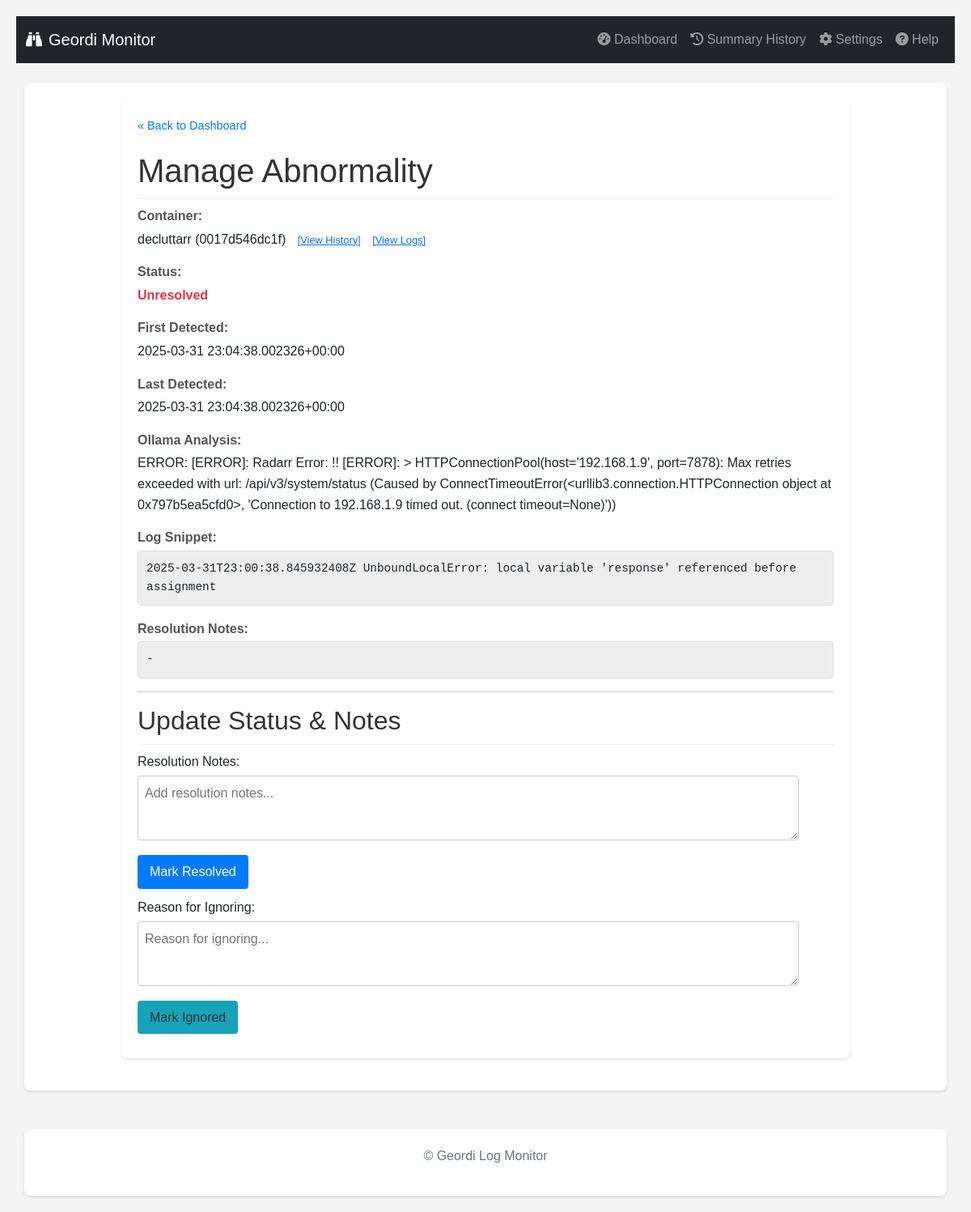
Page /manage/152 on the committed database.
### tables this page shows
CREATE TABLE abnormalities (
                id INTEGER PRIMARY KEY AUTOINCREMENT,
                container_name TEXT NOT NULL,
                container_id TEXT NOT NULL,
                log_snippet TEXT NOT NULL,
                ollama_analysis TEXT,
                first_detected_timestamp TEXT,
                last_detected_timestamp TEXT,
                status TEXT DEFAULT 'unresolved',
                resolution_notes TEXT,
                UNIQUE(container_id, log_snippet)
            );

### routes/ui_routes.py (the view, shortened to what this page needs)
@ui_bp.route('/manage/<int:abnormality_id>', methods=['GET', 'POST'])
def manage_abnormality(abnormality_id):
    abnormality = db.get_abnormality_by_id(abnormality_id)
    if not abnormality:
        flash(f'Abnormality ID {abnormality_id} not found.', 'error')
        return redirect(url_for('ui.index')) # Use blueprint prefix
    current_color_settings = {}
    try:
        with current_app.settings_lock:
             app_settings_local = getattr(current_app, 'app_settings', {})
             current_color_settings = {k: v for k, v in app_settings_local.items() if k.startswith('color_')}
        return render_template('manage.html', abnormality=abnormality, color_settings=current_color_settings)
    except AttributeError as e:
        logging.exception(f"Failed to access shared state via current_app attribute in manage route! Missing attribute: {e}")
        flash(f"Error: Application state attribute not found ({e}). Check logs.", "error")
        return redirect(url_for('ui.index'))
    except Exception as e:
        logging.exception(f"Unexpected error in manage route processing: {e}")
        flash(f"Error: An unexpected error occurred loading manage page ({e}). Check logs.", "error")
        return redirect(url_for('ui.index'))

### db.py (called while the page is built)
def _parse_iso_datetime(iso_string):
    if not iso_string: return None
    try:
        if 'Z' in iso_string:
             dt = datetime.datetime.fromisoformat(iso_string.replace('Z', '+00:00'))
        elif '+' in iso_string or '-' in iso_string[10:]: # Check for timezone offset
             dt = datetime.datetime.fromisoformat(iso_string)
        else:
             dt = datetime.datetime.fromisoformat(iso_string).replace(tzinfo=timezone.utc)
        return dt.astimezone(timezone.utc) # Ensure it's always UTC
    except (ValueError, TypeError) as e:
        logging.warning(f"Could not parse ISO timestamp '{iso_string}': {e}. Returning as string.")
        return iso_string

def get_db():
    try:
        os.makedirs(DATABASE_DIR, exist_ok=True)
    except OSError as e:
        logging.error(f"Could not create database directory {DATABASE_DIR}: {e}")
    conn = sqlite3.connect(DATABASE, detect_types=sqlite3.PARSE_DECLTYPES | sqlite3.PARSE_COLNAMES)
    conn.row_factory = sqlite3.Row
    return conn

def _row_to_dict_with_parsed_dates(row):
    if not row: return None
    item = dict(row)
    item['first_detected_timestamp'] = _parse_iso_datetime(item.get('first_detected_timestamp'))
    item['last_detected_timestamp'] = _parse_iso_datetime(item.get('last_detected_timestamp'))
    item['timestamp'] = _parse_iso_datetime(item.get('timestamp'))
    return item

def get_abnormality_by_id(abnormality_id):
    conn = get_db(); cursor = conn.cursor()
    try:
        cursor.execute("SELECT * FROM abnormalities WHERE id = ?", (abnormality_id,));
        row = cursor.fetchone();
        return _row_to_dict_with_parsed_dates(row)
    except sqlite3.Error as e: logging.error(f"Error fetching abnormality by ID {abnormality_id}: {e}"); return None
    finally: conn.close()

### templates/manage.html (shortened to what this page needs)
{% extends "base.html" %}
{% block content %}
    <div class="manage-container">
        <a href="{{ url_for('ui.index') }}" class="back-link">« Back to Dashboard</a>
        <h1>Manage Abnormality</h1>
        {% if abnormality %}
            <div class="detail-item">
                <strong>Container:</strong> {{ abnormality.container_name }} ({{ abnormality.container_id[:12] }})
                <a href="{{ url_for('ui.container_history', container_id=abnormality.container_id) }}" style="font-size: 0.8em; margin-left: 10px;">[View History]</a>
                <a href="{{ url_for('ui.view_logs', container_id=abnormality.container_id) }}" style="font-size: 0.8em; margin-left: 10px;">[View Logs]</a>
            </div>
            <div class="detail-item">
                <strong>Status:</strong> <span class="status-{{ abnormality.status }}">{{ abnormality.status | replace('_', ' ') | title }}</span>
            </div>
             <div class="detail-item">
                 <strong>First Detected:</strong>
                 {{ abnormality.first_detected_timestamp.astimezone(timezone_obj).strftime('%Y-%m-%d %H:%M:%S %Z') if abnormality.first_detected_timestamp and timezone_obj and abnormality.first_detected_timestamp is instance(datetime) else abnormality.first_detected_timestamp or 'N/A' }}
             </div>
             <div class="detail-item">
                 <strong>Last Detected:</strong>
                 {{ abnormality.last_detected_timestamp.astimezone(timezone_obj).strftime('%Y-%m-%d %H:%M:%S %Z') if abnormality.last_detected_timestamp and timezone_obj and abnormality.last_detected_timestamp is instance(datetime) else abnormality.last_detected_timestamp or 'N/A' }}
            </div>
             <div class="detail-item">
                <strong>Ollama Analysis:</strong> {{ abnormality.ollama_analysis }}
            </div>
            <div class="detail-item">
                <strong>Log Snippet:</strong> <pre>{{ abnormality.log_snippet }}</pre>
            </div>
             <div class="detail-item">
                <strong>Resolution Notes:</strong>
                <pre>{{ abnormality.resolution_notes if abnormality.resolution_notes else '-' }}</pre>
            </div>
            <hr>
            <h2>Update Status & Notes</h2>
            <div class="actions">
                {% if abnormality.status == 'unresolved' or abnormality.status == 'ignored' %}
                <form method="POST" action="{{ url_for('ui.manage_abnormality', abnormality_id=abnormality.id) }}">
                    <label for="notes_resolve">Resolution Notes:</label><br>
                    <textarea id="notes_resolve" name="notes" placeholder="Add resolution notes...">{{ abnormality.resolution_notes if abnormality.resolution_notes else '' }}</textarea><br>
                    <button type="submit" class="button-resolve">Mark Resolved</button>
                </form>
                {% endif %}
                {% if abnormality.status == 'unresolved' or abnormality.status == 'resolved' %}
                 <form method="POST" action="{{ url_for('ui.manage_abnormality', abnormality_id=abnormality.id) }}">
                    <label for="notes_ignore">Reason for Ignoring:</label><br>
                    <textarea id="notes_ignore" name="notes" placeholder="Reason for ignoring...">{{ abnormality.resolution_notes if abnormality.resolution_notes else '' }}</textarea><br>
                    <button type="submit" class="button-ignore">Mark Ignored</button>
                </form>
                {% endif %}
            </div>
        {% else %}
            <p>Abnormality details not found.</p>
        {% endif %}
    </div>
{% endblock %}

### static/style.css (style rules this page uses)
body { font-family: sans-serif; line-height: 1.6; margin: 20px; background-color: #f4f4f4; }
h1, h2 { color: #333; }
pre { background: #eee; padding: 10px; border-radius: 4px; white-space: pre-wrap; word-wrap: break-word; font-size: 0.9em; max-height: 200px; overflow-y: auto; }
.status-unresolved { color: red; font-weight: bold; }
.actions form { display: block; margin-bottom: 10px; }
.actions textarea { width: 95%; margin-top: 5px; box-sizing: border-box; height: 50px; }
.actions button { padding: 5px 10px; cursor: pointer; margin-top: 5px; }

### templates/manage.html (style rules this page uses)
.manage-container { background: #fff; padding: 20px; border-radius: 8px; box-shadow: 0 2px 4px rgba(0,0,0,0.1); margin-bottom: 20px; max-width: 900px; margin-left: auto; margin-right: auto; }
.manage-container h1, .manage-container h2 { color: #333; border-bottom: 1px solid #eee; padding-bottom: 10px; }
.manage-container pre { background: #eee; padding: 10px; border-radius: 4px; white-space: pre-wrap; word-wrap: break-word; font-size: 0.9em; max-height: 200px; overflow-y: auto; border: 1px solid #ddd; font-family: monospace; }
.detail-item { margin-bottom: 15px; }
.detail-item strong { display: block; color: #555; margin-bottom: 3px; }
.status-unresolved { font-weight: bold; }
.manage-container textarea { width: 95%; margin-top: 5px; min-height: 80px; padding: 8px; border: 1px solid #ccc; border-radius: 4px; }
.manage-container button { padding: 8px 15px; cursor: pointer; border: none; border-radius: 4px; margin-right: 10px; margin-top: 10px; }
.button-resolve { color: white; }
.button-ignore { color: #333; }
.actions form { margin-bottom: 10px; }
.back-link { display: inline-block; margin-bottom: 20px; color: #007bff; text-decoration: none; font-size: 0.9em; }

### rows in the picture
abnormalities: container_name "decluttarr", status "Unresolved", ollama_analysis "ERROR: [ERROR]: Radarr Error: !! [ERROR]: > HTTPConnectionPool(host='192.168.1.9', port=7878): Max retries exceeded with url: /api/v3/system/status (Caused by ConnectTimeoutError(<urllib3.connection.HTTPConnection object at 0x797b5ea5cfd0>, 'Connection to 192.168.1.9 timed out. (connect timeout=None)'))", log_snippet "2025-03-31T23:00:38.845932408Z UnboundLocalError: local variable 'response' referenced before assignment"

### other values in the picture
{{ abnormality.container_id[:12] }} "0017d546dc1f"
{{ abnormality.resolution_notes if abnormality.resolution_notes else '-' }} "-"
